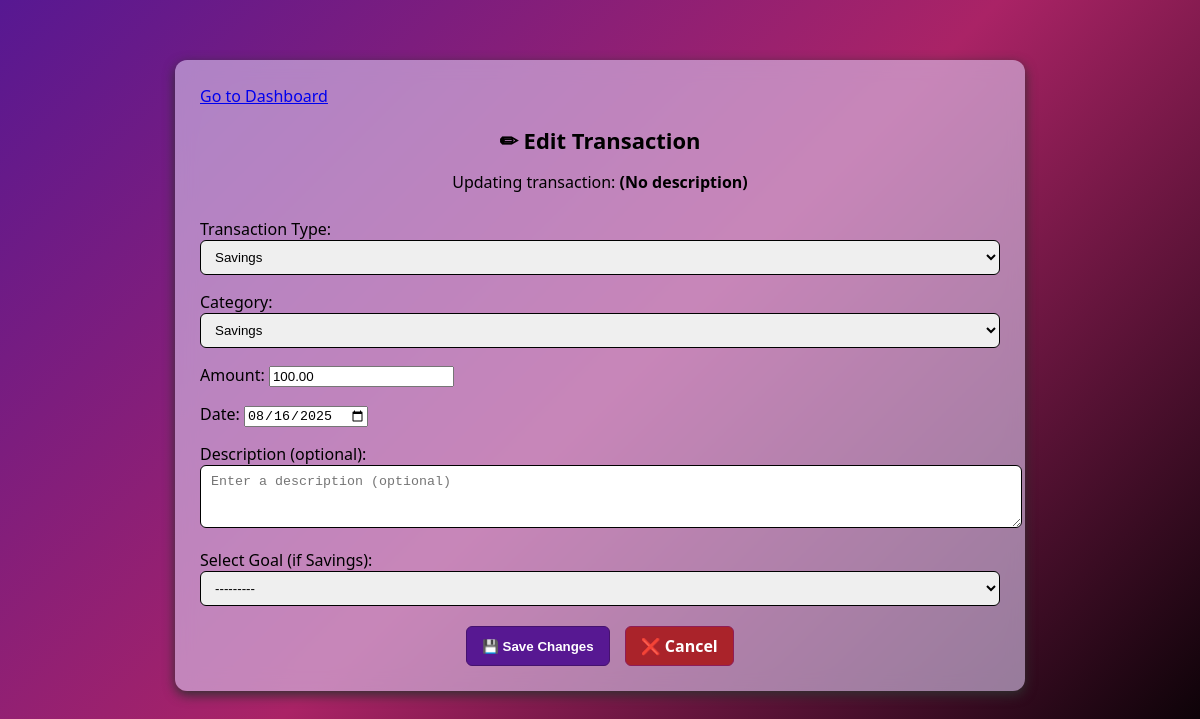
The app's page /coach/transaction/13/edit/ (signed in) with its own data.
### coach/models.py (models this page shows, shortened)
class Transaction(models.Model):
    TYPE_CHOICES = [
        ('income', 'Income'),
        ('expense', 'Expense'),
        ('savings', 'Savings'),
    ]
    type = models.CharField(max_length=20, choices=TYPE_CHOICES, default='income')
    category = models.ForeignKey('Category', on_delete=models.CASCADE, related_name='transactions')
    amount = models.DecimalField(max_digits=10, decimal_places=2)
    date = models.DateField(default=timezone.now)
    description = models.TextField(blank=True)
    user = models.ForeignKey(User, on_delete=models.CASCADE)
    goal = models.ForeignKey('Goal', on_delete=models.SET_NULL, null=True, blank=True)

### coach/views.py (the view)
# urls.py: path("transaction/<int:transaction_id>/edit/", views.edit_transaction, name="edit_transaction"),
@login_required
def edit_transaction(request, transaction_id):
    transaction = get_object_or_404(Transaction, id=transaction_id, user=request.user)
    if request.method == "POST":
        form = TransactionForm(request.POST, instance=transaction)
        if form.is_valid():
            form.save()
            return redirect("view_transactions")
    else:
        form = TransactionForm(instance=transaction, user=request.user)
    return render(request, "coach/edit_transaction.html", {"form": form, "transaction": transaction})

### coach/models.py (called while the page is built)
    def __str__(self):
        return self.name

    def __str__(self):
        return self.name

### coach/templates/coach/edit_transaction.html (shortened to what this page needs)
{% extends "coach/base.html" %}
{% block content %}
<div class="edit-transaction-container">
<a href="{% url 'dashboard' %}">Go to Dashboard</a>
  <h2 class="title">✏ Edit Transaction</h2>
  <p class="subtitle">Updating transaction: <strong>{{ transaction.description|default:"(No description)" }}</strong></p>
  <form method="post" class="transaction-form">
    {{ form.as_p }}
    <div class="form-actions">
      <button type="submit" class="btn btn-save">💾 Save Changes</button>
      <a href="{% url 'view_transactions' %}" class="btn btn-cancel">❌ Cancel</a>
    </div>
  </form>
</div>
{% endblock %}

### coach/static/coach/styles.css (style rules this page uses)
body { font-family: 'Segoe UI', Tahoma, Geneva, Verdana, sans-serif; background: #f4f6f8; }
h2 { margin-bottom: 20px; font-size: 22px; color: #222; }

### coach/templates/coach/edit_transaction.html (style rules this page uses)
body { background: linear-gradient(135deg, #571892 0%, #aa2366 50%, #000000 100%); background-attachment: fixed; background-size: cover; color: #ffffff; }
.edit-transaction-container { max-width: 800px; margin: 60px auto; padding: 25px; background: rgba(220, 201, 240, 0.6); backdrop-filter: blur(10px); border-radius: 12px; box-shadow: 0 4px 12px rgb(48, 48, 48,0.984); color: #000000; transition: box-shadow 0.2s, transform 0.2s; }
.title { text-align: center; margin-bottom: 10px; color: #000000; }
.subtitle { text-align: center; margin-bottom: 25px; color: #000000; }
.transaction-form p { margin-bottom: 15px; }
.transaction-form label { color: #000000; }
.link .transaction-form input, .transaction-form select, .transaction-form textarea { width: 100%; padding: 8px 10px; border: 1px solid #000000; border-radius: 6px; }
.form-actions { display: flex; justify-content: center; gap: 15px; margin-top: 20px; }
.btn { padding: 8px 15px; border-radius: 6px; text-decoration: none; border: none; cursor: pointer; font-weight: bold; }
.btn-save { background: #571892; color: #ffffff; border: 1px solid #45126e; }
.btn-cancel { background: #aa232a; color: #ffffff; border: 1px solid #8e1d58; }

### records on screen
Transaction: type "Savings", category "Savings", amount "100.00", date "08/16/2025", goal "---------"
